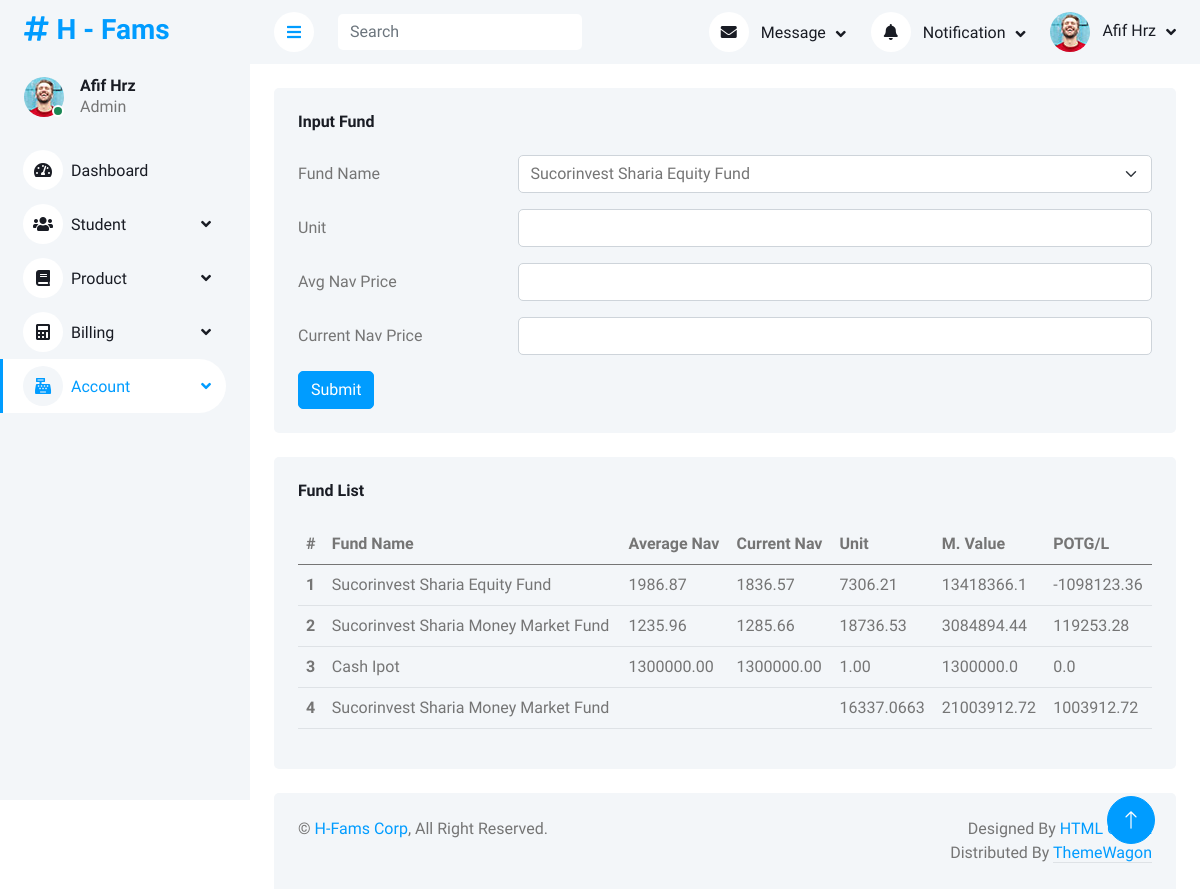
/account/fundinvestment/, run on an earlier commit of the app's database.
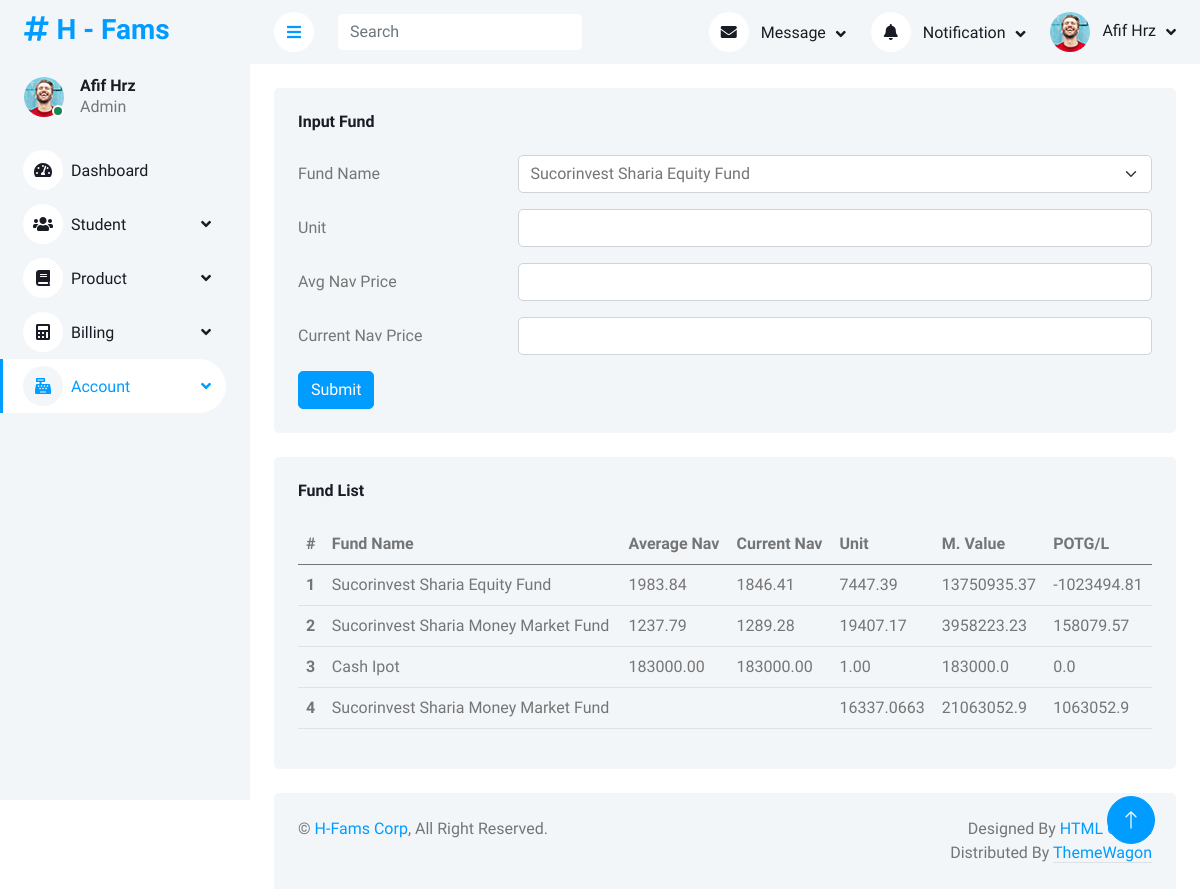
And on a later commit of the database.
### account/models.py (models this page shows)
class acc_investment_fund(models.Model):
    date_modified = models.DateTimeField(default=datetime.now(), db_column="MODIFIED_DATE")
    fund_code = models.CharField(max_length=30, db_column="FUND_NAME")
    average_nav = models.DecimalField(db_column="AVERAGE_NAV", blank=True, null=True, decimal_places=2, max_digits=20)
    current_nav = models.DecimalField(db_column="CURRENT_NAV", blank=True, null=True, decimal_places=2, max_digits=20)
    exp_return = models.DecimalField(db_column="EXPECTED_RETURN", blank=True, null=True, decimal_places=4, max_digits=20)
    unit = models.DecimalField(db_column="UNIT", blank=True, null=True, decimal_places=2, max_digits=20)
    class Meta:
        db_table = 'ACC_INVESTMENT_FUND'

### account/views.py (the view, shortened to what this page needs)
# urls.py: path('fundinvestment/', views.fundinvestment_view, name='fundinvestment'),
@csrf_protect
def fundinvestment_view(request):
    datafund = acc_investment_fund.objects.all()
    m_value = []
    gain_loss = []
    for data in datafund:
        if data.pk == 2:
            temp_val = float(data.unit) * float(data.current_nav)
            titipan_bune = 20000000+((float(data.current_nav)-1224.21)*16337.0663)
            m_value.append(round(temp_val-titipan_bune,2))
            gain_loss.append(
                round(
                    (temp_val-titipan_bune)-(float(data.average_nav)*(float(data.unit)-16337.0663)),2
                        )
                             )
        else:
            temp_val = float(data.unit) * float(data.current_nav)
            m_value.append(round(temp_val,2))
            gain_loss.append(round(temp_val-(float(data.average_nav)*float(data.unit)),2))
    data_fund = zip(datafund, m_value, gain_loss)
    context = {
        'title':'H - Expense',
        'dashboard_active':'Account',
        'datafund':list(data_fund),
        'datareksa_ibu':[16337.0663,round(titipan_bune,2),round(titipan_bune-20000000,2)],
        }
    return render(request, 'account/fundinvestment_view.html', context)

### account/templates/account/fundinvestment_view.html (shortened to what the changed rows need)
{% extends 'base_site.html' %}
{% load static %}
{% block content %}
<div class="container-fluid pt-4 px-4">
    <div class="row g-4">
        <div class="col-sm-12 col-xl-12">
            <div class="bg-light rounded h-100 p-4">
                <table class="table table-hover">
                    <thead>
                        <tr>
                            <th scope="col">#</th>
                            <th scope="col">Fund Name</th>
                            <th scope="col">Average Nav</th>
                            <th scope="col">Current Nav</th>
                            <th scope="col">Unit</th>
                            <th scope="col">M. Value</th>
                            <th scope="col">POTG/L</th>
                        </tr>
                    </thead>
                    <tbody>
                        {% for data in datafund %}
                        <tr>
                            <th scope="row">{{forloop.counter}}</th>
                            <td>{{data.0.fund_code}}</td>
                            <td>{{data.0.average_nav}}</td>
                            <td>{{data.0.current_nav}}</td>
                            <td>{{data.0.unit}}</td>
                            <td>{{data.1}}</td>
                            <td>{{data.2}}</td>
                        </tr>
                        {% endfor %}
                        <tr>
                            <th scope="row">4</th>
                            <td>Sucorinvest Sharia Money Market Fund</td>
                            <td></td>
                            <td></td>
                            <td>{{datareksa_ibu.0}}</td>
                            <td>{{datareksa_ibu.1}}</td>
                            <td>{{datareksa_ibu.2}}</td>
                        </tr>
                    </tbody>
                </table>
            </div>
        </div>
    </div>
</div>
{% endblock content %}

What changed in the data, as far as the page shows it:
changed acc_investment_fund "Sucorinvest Sharia Equity Fund": AVERAGE_NAV "1986.87" → "1983.84"; CURRENT_NAV "1836.57" → "1846.41"; UNIT "7306.21" → "7447.39"; data "13418366.1" → "13750935.37"; data "-1098123.36" → "-1023494.81"
changed acc_investment_fund "Sucorinvest Sharia Money Market Fund": AVERAGE_NAV "1235.96" → "1237.79"; CURRENT_NAV "1285.66" → "1289.28"; UNIT "18736.53" → "19407.17"; data "3084894.44" → "3958223.23"; data "119253.28" → "158079.57"
changed acc_investment_fund "Cash Ipot": AVERAGE_NAV "1300000.00" → "183000.00"; CURRENT_NAV "1300000.00" → "183000.00"; data "1300000.0" → "183000.0"
Also different on the page:
{{ datareksa_ibu.1 }}: "21003912.72" → "21063052.9"
{{ datareksa_ibu.2 }}: "1003912.72" → "1063052.9"
